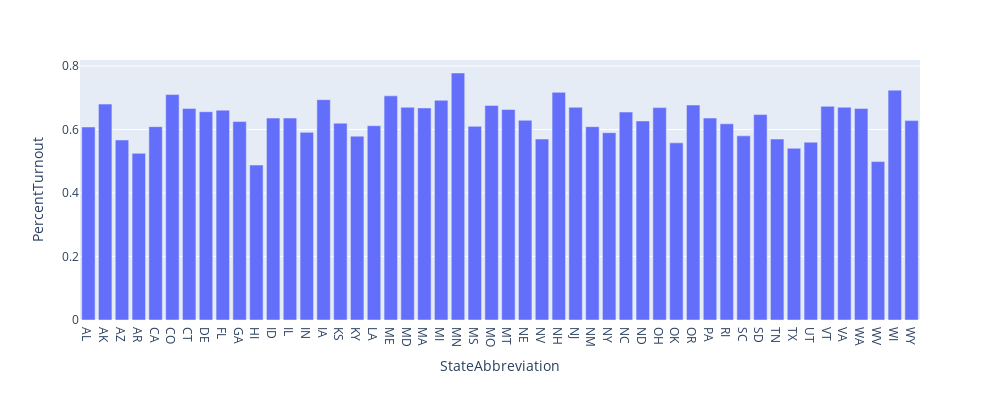

Here is the notebook cell this chart was saved with:
### Code cell
Turnout2008 = pe.bar(PercentTurnoutDF2008, x="StateAbbreviation", y="PercentTurnout",
             barmode='group',
             height=400, width=1000)
Turnout2008.show()

### Figure 1 — Plotly figure (JSON) as saved in the notebook; plotly's stock layout.template omitted (floating-point values rounded to 4 significant figures)
{"data": [{"alignmentgroup": "True", "hovertemplate": "StateAbbreviation=%{x}<br>PercentTurnout=%{y}<extra></extra>", "legendgroup": "", "marker": {"color": "#636efa"}, "name": "", "offsetgroup": "", "orientation": "v", "showlegend": false, "textposition": "auto", "type": "bar", "x": ["AL", "AK", "AZ", "AR", "CA", "CO", "CT", "DE", "FL", "GA", "HI", "ID", "IL", "IN", "IA", "KS", "KY", "LA", "ME", "MD", "MA", "MI", "MN", "MS", "MO", "MT", "NE", "NV", "NH", "NJ", "NM", "NY", "NC", "ND", "OH", "OK", "OR", "PA", "RI", "SC", "SD", "TN", "TX", "UT", "VT", "VA", "WA", "WV", "WI", "WY"], "xaxis": "x", "y": [0.608, 0.68, 0.567, 0.525, 0.609, 0.71, 0.666, 0.656, 0.661, 0.625, 0.488, 0.636, 0.636, 0.591, 0.694, 0.62, 0.579, 0.612, 0.706, 0.67, 0.668, 0.692, 0.778, 0.61, 0.676, 0.663, 0.629, 0.57, 0.717, 0.67, 0.609, 0.59, 0.655, 0.627, 0.669, 0.558, 0.677, 0.636, 0.618, 0.58, 0.647, 0.57, 0.541, 0.56, 0.673, 0.67, 0.666, 0.499, 0.724, 0.628], "yaxis": "y"}], "layout": {"barmode": "group", "height": 400, "legend": {"tracegroupgap": 0}, "margin": {"t": 60}, "width": 1000, "xaxis": {"anchor": "y", "domain": [0, 1], "title": {"text": "StateAbbreviation"}}, "yaxis": {"anchor": "x", "domain": [0, 1], "title": {"text": "PercentTurnout"}}}}
